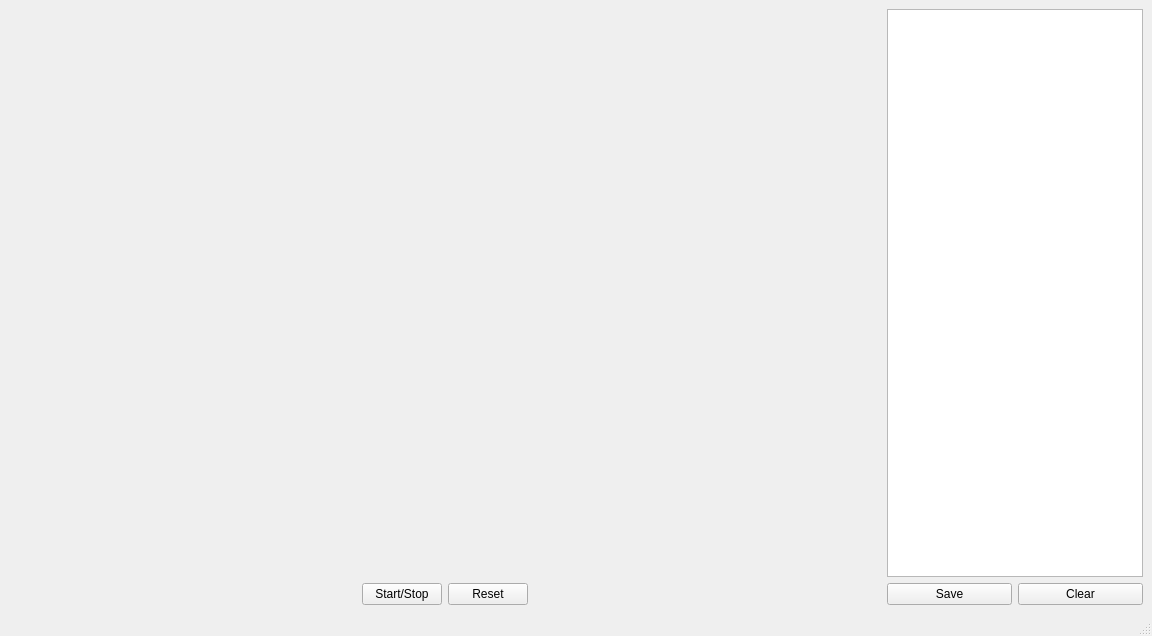
<?xml version="1.0" encoding="UTF-8"?>
<ui version="4.0">
 <class>MainWindow</class>
 <widget class="QMainWindow" name="MainWindow">
  <property name="geometry">
   <rect>
    <x>0</x>
    <y>0</y>
    <width>1152</width>
    <height>636</height>
   </rect>
  </property>
  <property name="windowTitle">
   <string>MainWindow</string>
  </property>
  <widget class="QWidget" name="centralwidget">
   <layout class="QHBoxLayout" name="horizontalLayout_3">
    <item>
     <layout class="QVBoxLayout" name="verticalLayout">
      <item>
       <widget class="QChartView" name="chart_view" native="true">
        <property name="sizePolicy">
         <sizepolicy hsizetype="MinimumExpanding" vsizetype="Preferred">
          <horstretch>50</horstretch>
          <verstretch>50</verstretch>
         </sizepolicy>
        </property>
        <property name="minimumSize">
         <size>
          <width>50</width>
          <height>50</height>
         </size>
        </property>
       </widget>
      </item>
      <item>
       <layout class="QHBoxLayout" name="horizontalLayout">
        <item>
         <spacer name="horizontalSpacer">
          <property name="orientation">
           <enum>Qt::Horizontal</enum>
          </property>
          <property name="sizeHint" stdset="0">
           <size>
            <width>40</width>
            <height>20</height>
           </size>
          </property>
         </spacer>
        </item>
        <item>
         <widget class="QPushButton" name="start_stop_button">
          <property name="text">
           <string>Start/Stop</string>
          </property>
         </widget>
        </item>
        <item>
         <widget class="QPushButton" name="reset_button">
          <property name="text">
           <string>Reset</string>
          </property>
         </widget>
        </item>
        <item>
         <spacer name="horizontalSpacer_2">
          <property name="orientation">
           <enum>Qt::Horizontal</enum>
          </property>
          <property name="sizeHint" stdset="0">
           <size>
            <width>40</width>
            <height>20</height>
           </size>
          </property>
         </spacer>
        </item>
       </layout>
      </item>
     </layout>
    </item>
    <item>
     <layout class="QVBoxLayout" name="verticalLayout_2">
      <item>
       <widget class="QTableView" name="tableView">
        <property name="sizePolicy">
         <sizepolicy hsizetype="Preferred" vsizetype="Expanding">
          <horstretch>0</horstretch>
          <verstretch>0</verstretch>
         </sizepolicy>
        </property>
       </widget>
      </item>
      <item>
       <layout class="QHBoxLayout" name="horizontalLayout_2">
        <item>
         <widget class="QPushButton" name="save_button">
          <property name="text">
           <string>Save</string>
          </property>
         </widget>
        </item>
        <item>
         <widget class="QPushButton" name="clear_button">
          <property name="text">
           <string>Clear</string>
          </property>
         </widget>
        </item>
       </layout>
      </item>
     </layout>
    </item>
   </layout>
  </widget>
  <widget class="QMenuBar" name="menubar">
   <property name="geometry">
    <rect>
     <x>0</x>
     <y>0</y>
     <width>1152</width>
     <height>22</height>
    </rect>
   </property>
  </widget>
  <widget class="QStatusBar" name="statusbar"/>
 </widget>
 <customwidgets>
  <customwidget>
   <class>QChartView</class>
   <extends>QWidget</extends>
   <header>qchartview.h</header>
   <container>1</container>
  </customwidget>
 </customwidgets>
 <resources/>
 <connections/>
</ui>
